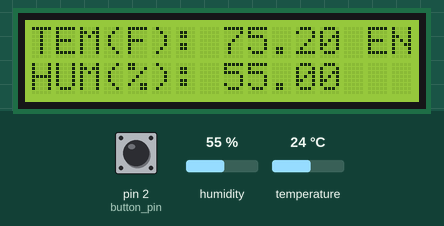
This sketch was run on a simulated Arduino Uno, built with avr-gcc and run on an emulated ATmega328P. Parts: 16×2 character LCD. The inputs (shaded band) are chosen by the test bench; at power-on: pin 2 (button_pin) LOW, humidity 55 %, temperature 24 °C. What the sketch prints to the serial monitor is not drawn.

Above: at 1.2 s.
1.3 s: pin 2 (button_pin) pulled HIGH for 1 s
At 3.6 s:
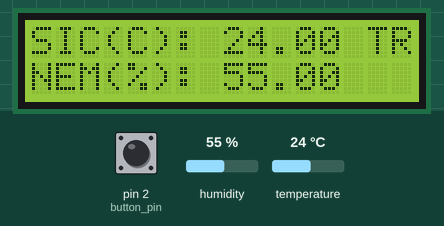
3.9 s: humidity set to 22 %
At 5.0 s:
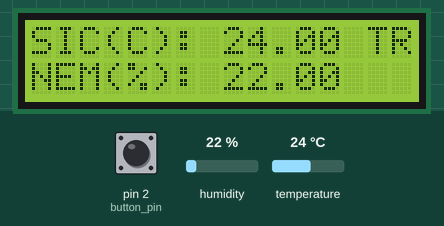
5.4 s: temperature set to 12 °C
At 6.0 s:
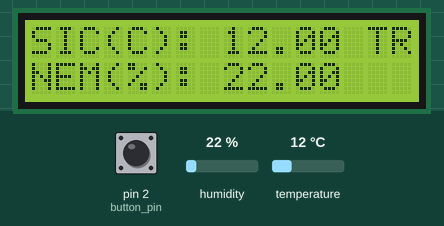
6.9 s: pin 2 (button_pin) pulled HIGH for 0.15 s
At 8.3 s:
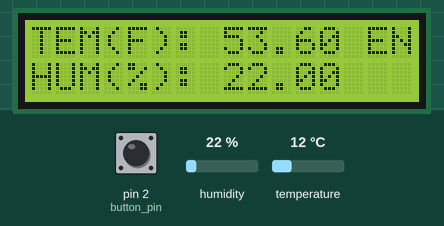
8.6 s: humidity set to 40 %
At 9.8 s:
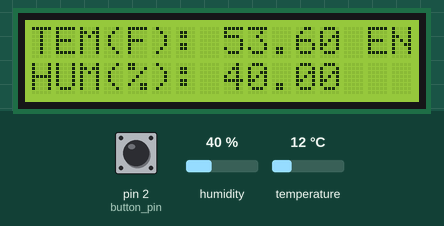
10.1 s: temperature set to 19 °C
At 10.8 s:
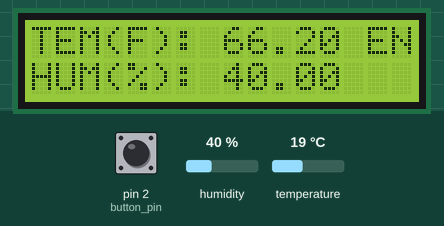
Timing chart, 0 to 12.6 s (numbered marks = the images above; inputs shaded):
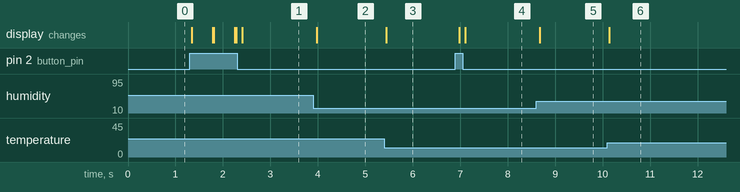

The sketch:

Code.ino
```cpp
#include <dht.h>
#include <LiquidCrystal_I2C.h>

dht DHT;
LiquidCrystal_I2C lcd(0x3f,16,2);
#define button_pin 2
#define DHT11_PIN 7
int btnState =0;
char LCD_LANGUAGE = 'E';

void setup(){
  Serial.begin(9600);
  lcd.init();
  lcd.backlight();
  lcd.clear();
}

void loop(){
  btnState = digitalRead(button_pin);
  Serial.print(btnState);
  int chk = DHT.read11(DHT11_PIN);
  if(btnState == HIGH){
    lcd.clear();
    change_language();
    delay(100);
  }
  if(LCD_LANGUAGE == 'E'){
    lcd.setCursor(0,0);
    if(((DHT.temperature)*1.8+32)<100)
      lcd.print("TEM(F): ");
    else
      lcd.print("TEM(F):");
    lcd.print((DHT.temperature)*1.8+32);
    lcd.setCursor(14,0);
    lcd.print("EN");
    lcd.setCursor(0,1);
    if(DHT.humidity<100)
      lcd.print("HUM(%): ");
    else
      lcd.print("HUM(%):");
    lcd.print(DHT.humidity);
  }else if(LCD_LANGUAGE == 'T'){
    lcd.setCursor(0,0);
    if(DHT.temperature<100)
      lcd.print("SIC(C): ");
    else
      lcd.print("SIC(C):");
    lcd.print(DHT.temperature);
    lcd.setCursor(14,0);
    lcd.print("TR");
    lcd.setCursor(0,1);
    if(DHT.humidity<100)
      lcd.print("NEM(%): ");
    else
      lcd.print("NEM(%):");
    lcd.print(DHT.humidity);
  }
}
void change_language(){
  if(LCD_LANGUAGE == 'E')
    LCD_LANGUAGE = 'T';
  else if(LCD_LANGUAGE =='T')
    LCD_LANGUAGE = 'E';
}
```

Measured:
- after the input at 1.3 s, the display: first changes after 0.05 s (image 1 shows a later state)
- after the input at 3.9 s, the display: changes after 0.07 s (image 2)
- after the input at 5.4 s, the display: changes at once (image 3)
- after the input at 6.9 s, the display: first changes after 0.08 s (image 4 shows a later state)
- after the input at 8.6 s, the display: changes after 0.07 s (image 5)
- after the input at 10.1 s, the display: changes at once (image 6)
